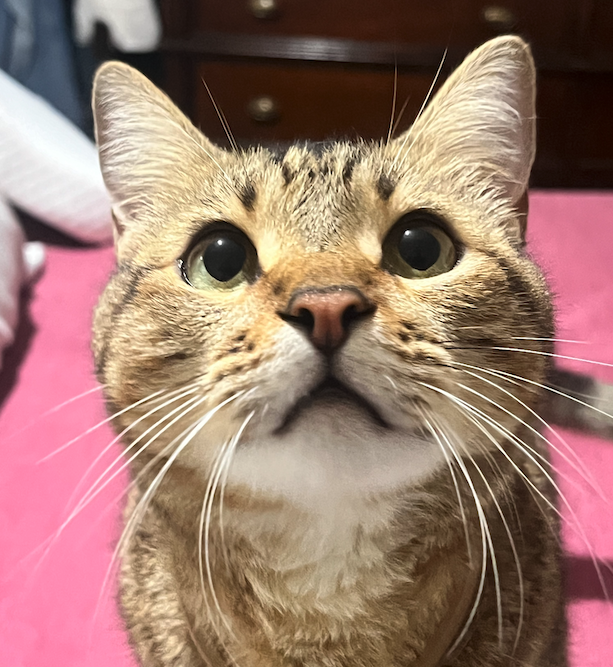
#> input picture laboratorios/laboratorio_1/whisky.png, 613 x 667 px
$ jupyter execute --allow-errors laboratorio_1.ipynb   (shell and % lines are left out)
#> lines starting #> are read from the running program, lines starting #| are printed output that depends on the picture
#> further down, img is the input picture: shape (667, 613, 3); mean B, G, R 109.9, 122, 156.2
# Laboratorio 1

## Postgrado en Análisis y Predicción de Datos

### Universidad Galileo

#### Text Mining & Image Recognition

---

**Diego Morales**
*13001893*

---

Este laboratorio aborda técnicas esenciales en el procesamiento de imágenes con Python. A continuación se resumen las actividades realizadas:

- **Extracción de Canales de Color:** Se desarrolló una función para visualizar imágenes destacando los canales de color rojo, verde, azul y sus combinaciones.

- **Fusión de Canales de Color:** Se implementó una función para combinar imágenes de los canales rojo, verde y azul en una sola imagen RGB.

- **Generación de Escalas de Grises:** Se creó una función que convierte una imagen RGB a escala de grises utilizando los valores de los canales de color y realiza guardado opcional de las imágenes resultantes.

- **Cálculo y Visualización de Histogramas:** Se calcularon y visualizaron los histogramas para los canales de color y la imagen en escala de grises, incluyendo líneas que representan la media de cada distribución.

- **Conversión a Escala de Grises con Ponderación:** Se desarrolló una función que convierte una imagen RGB a escala de grises aplicando una fórmula de ponderación específica para cada canal de color.

- **Espacio de Color HSV:** Se explicó el modelo de color HSV, su representación y conversión desde el espacio RGB, destacando la intuición detrás de matiz, saturación y valor.

[cell 1]
import cv2
import matplotlib.pyplot as plt
import numpy as np
from datetime import datetime

## Problema 1

[cell 2]
def color_channel(img, color):
#> called with color = 30
    assert color in (1, 2, 3, 10, 20, 30), 'Ingrese un color válido'
    height = img.shape[0]
#> height = 667
    width = img.shape[1]
#> width = 613

    img_out = np.zeros_like(img)
    for y in range(height):
        for x in range(width):
            pixel = img[y, x]
            red = pixel[0]
            green = pixel[1]
            blue = pixel[2]

            match color:
                case 1:
                    img_out[y, x] = [0, 0, blue]
                case 2:
                    img_out[y, x] = [0, green, 0]
                case 3:
                    img_out[y, x] = [red, 0, 0]
                case 10:
                    img_out[y, x] = [red, green, 0]
                case 20:
                    img_out[y, x] = [0, green, blue]
                case 30:
                    img_out[y, x] = [red, 0, blue]
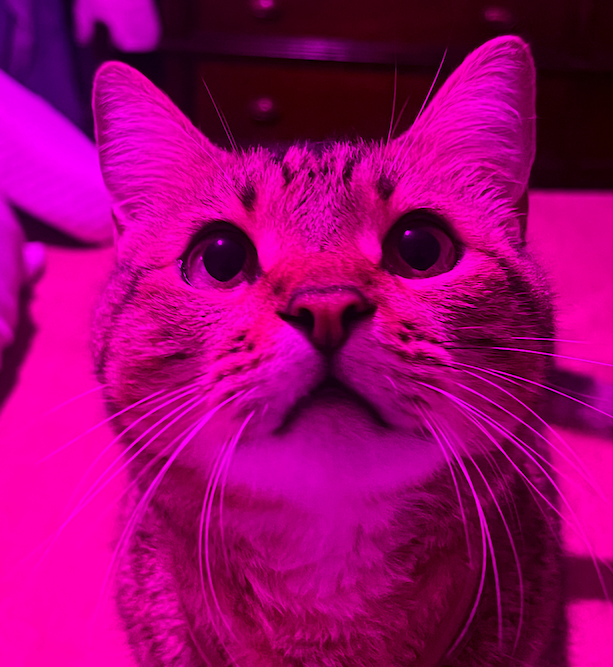
#> img_out: shape (667, 613, 3); mean R, G, B 156.2, 0, 109.9
    return img_out

[cell 3]
img = cv2.imread('whisky.png')
img = cv2.cvtColor(img, cv2.COLOR_BGR2RGB)
plt.imshow(img)
plt.show()

[cell 4]
new_img = color_channel(img, 30)
plt.imshow(new_img)
plt.show()

## Problema 2

[cell 5]
def merge_channels(img_r, img_g, img_b):
    assert img_r.shape == img_g.shape == img_b.shape, 'Las imágenes no son del mismo tamaño'
    height = img_r.shape[0]
    width = img_r.shape[1]

    img_out = np.zeros_like(img_r)
    for y in range(height):
        for x in range(width):
            red = img_r[y, x][0]
            green = img_g[y, x][0]
            blue = img_b[y, x][0]
            img_out[y, x] = [red, green, blue]
    return img_out

[cell 6]
index = 0
filenames = ['imagen1_salida_gray', 'imagen2_salida_gray', 'perro_salida_gray']
filename = filenames[index]
folder = filename.split('_')[0]
img_r = cv2.imread(f'{folder}/{filename}_rojo.jpg')
img_g = cv2.imread(f'{folder}/{filename}_verde.jpg')
img_b = cv2.imread(f'{folder}/{filename}_azul.jpg')

#> (the rest of this cell did not finish here and is left out)

## Problema 3

[cell 7]
def gray_scale(img, export=False):
#> called with export = True
    height = img.shape[0]
#> height = 667
    width = img.shape[1]
#> width = 613

    img_r_out = np.zeros_like(img)
    img_g_out = np.zeros_like(img)
    img_b_out = np.zeros_like(img)
    for y in range(height):
        for x in range(width):
            pixel = img[y, x]
            red = pixel[0]
            green = pixel[1]
            blue = pixel[2]
            img_r_out[y, x] = [red, red, red]
            img_g_out[y, x] = [green, green, green]
            img_b_out[y, x] = [blue, blue, blue]
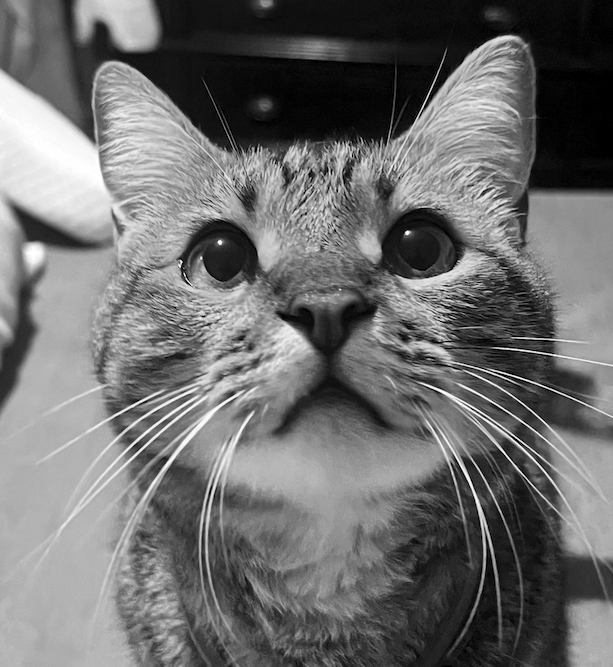
#> img_b_out: shape (667, 613, 3); min 0, max 255, mean 109.9
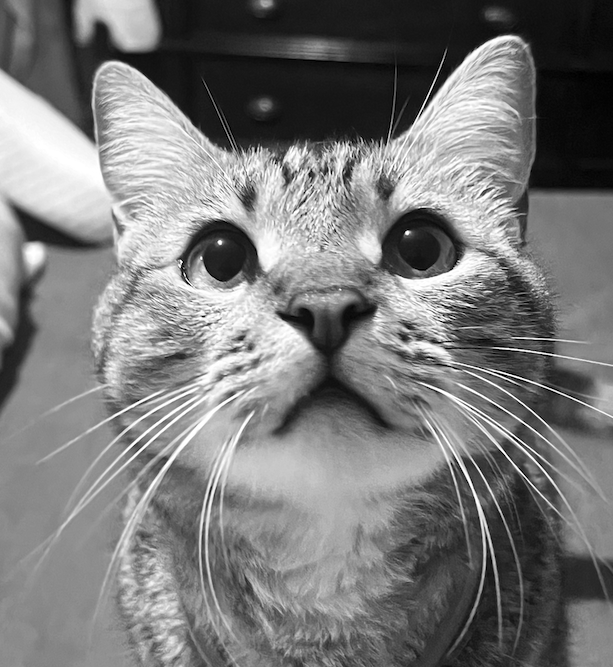
#> img_g_out: shape (667, 613, 3); min 0, max 255, mean 122
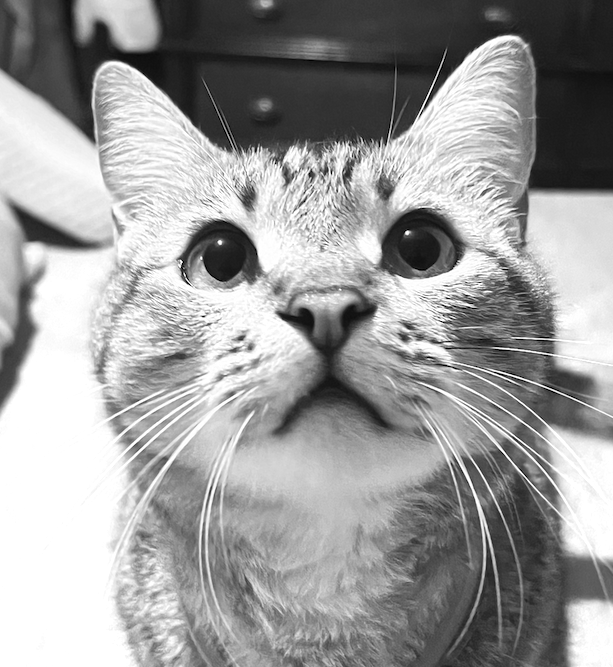
#> img_r_out: shape (667, 613, 3); min 0, max 255, mean 156.2
    if export:
        timestamp = datetime.now().strftime('%Y%m%d%H%M%S')
        cv2.imwrite(f'img_r_out_{timestamp}.jpg', img_r_out)
        cv2.imwrite(f'img_g_out_{timestamp}.jpg', img_g_out)
        cv2.imwrite(f'img_b_out_{timestamp}.jpg', img_b_out)
    return img_r_out, img_g_out, img_b_out

[cell 8]
img = cv2.imread('whisky.png')
img = cv2.cvtColor(img, cv2.COLOR_BGR2RGB)
img_r_out, img_g_out, img_b_out = gray_scale(img, True)
plt.imshow(img_r_out)
plt.show()

## Problema 4

[cell 9]
def show_histogram(img):
    height = img.shape[0]
#> height = 667
    width = img.shape[1]
#> width = 613

    img_gray = np.zeros((height, width, 1), dtype=int)
    for y in range(height):
        for x in range(width):
            pixel = img[y, x]
            img_gray[y, x] = int(pixel.mean())
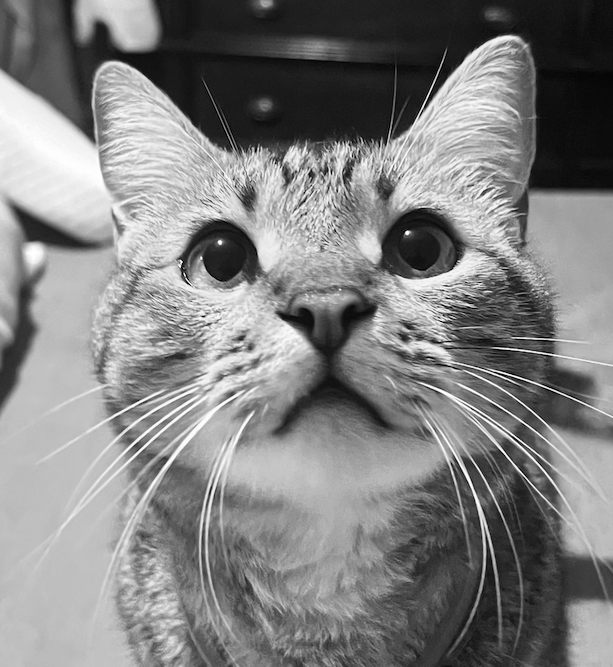
#> img_gray: shape (667, 613, 1) int64; min 0, max 255, mean 129

    hist_red = np.zeros(256, dtype=int)
    hist_green = np.zeros(256, dtype=int)
    hist_blue = np.zeros(256, dtype=int)
    hist_gray = np.zeros(256, dtype=int)

    for y in range(height):
        for x in range(width):
            red_value = img[y, x, 0]
            green_value = img[y, x, 1]
            blue_value = img[y, x, 2]
            gray_value = img_gray[y, x]

            hist_red[red_value] += 1
            hist_green[green_value] += 1
            hist_blue[blue_value] += 1
            hist_gray[gray_value] += 1
#> after the loop, hist_blue = 256 values, max 5970 at index 178, min 232 at index 255, mean 1597.2; hist_gray = 256 values, max 8034 at index 191, min 8 at index 4, mean 1597.2; hist_green = 256 values, max 5803 at index 141, min 47 at index 1, mean 1597.2; hist_red = 256 values, max 44242 at index 255, min 1 at index 1, mean 1597.2

    mean_red = np.sum(hist_red * np.arange(256)) / np.sum(hist_red)
#> mean_red = 156.2
    mean_green = np.sum(hist_green * np.arange(256)) / np.sum(hist_green)
#> mean_green = 122
    mean_blue = np.sum(hist_blue * np.arange(256)) / np.sum(hist_blue)
#> mean_blue = 109.9
    mean_gray = np.sum(hist_gray * np.arange(256)) / np.sum(hist_gray)
#> mean_gray = 129


    fig, axes = plt.subplots(2, 2, figsize=(12, 8))

    axes[0, 0].bar(np.arange(256), hist_red, color='red', alpha=0.6)
    axes[0, 0].axvline(mean_red, color='red', linestyle='dashed', linewidth=2)

    axes[0, 1].bar(np.arange(256), hist_green, color='green', alpha=0.6)
    axes[0, 1].axvline(mean_green, color='green', linestyle='dashed', linewidth=2)

    axes[1, 0].bar(np.arange(256), hist_blue, color='blue', alpha=0.6)
    axes[1, 0].axvline(mean_blue, color='blue', linestyle='dashed', linewidth=2)

    axes[1, 1].bar(np.arange(256), hist_gray, color='gray', alpha=0.6)
    axes[1, 1].axvline(mean_gray, color='gray', linestyle='dashed', linewidth=2)

    plt.tight_layout()
    plt.show()
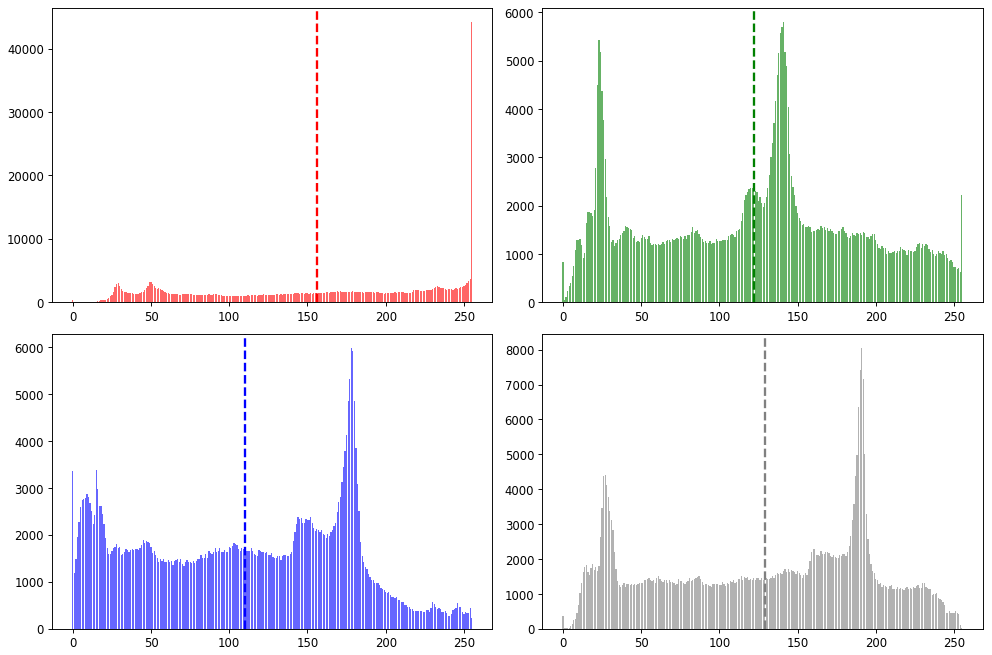
#> figure drawn by matplotlib, 4 panels; panel 1: tallest bar 44242 high, from x = 254.6 to 255.4; panel 2: tallest bar 5803 high, from x = 140.6 to 141.4; panel 3: tallest bar 5970 high, from x = 177.6 to 178.4; panel 4: tallest bar 8034 high, from x = 190.6 to 191.4

[cell 10]
img = cv2.imread('whisky.png')
img = cv2.cvtColor(img, cv2.COLOR_BGR2RGB)
show_histogram(img)

## Problema 5

[cell 11]
def gray_pond(img):
    height = img.shape[0]
#> height = 667
    width = img.shape[1]
#> width = 613

    img_gray_pond = np.zeros((height, width, 1), dtype=int)
    for y in range(height):
        for x in range(width):
            pixel = img[y, x]
            red = pixel[0]
            green = pixel[1]
            blue = pixel[2]
            img_gray_pond[y, x] = int(0.3*red + 0.59*green + 0.11*blue)

    return img_gray_pond
